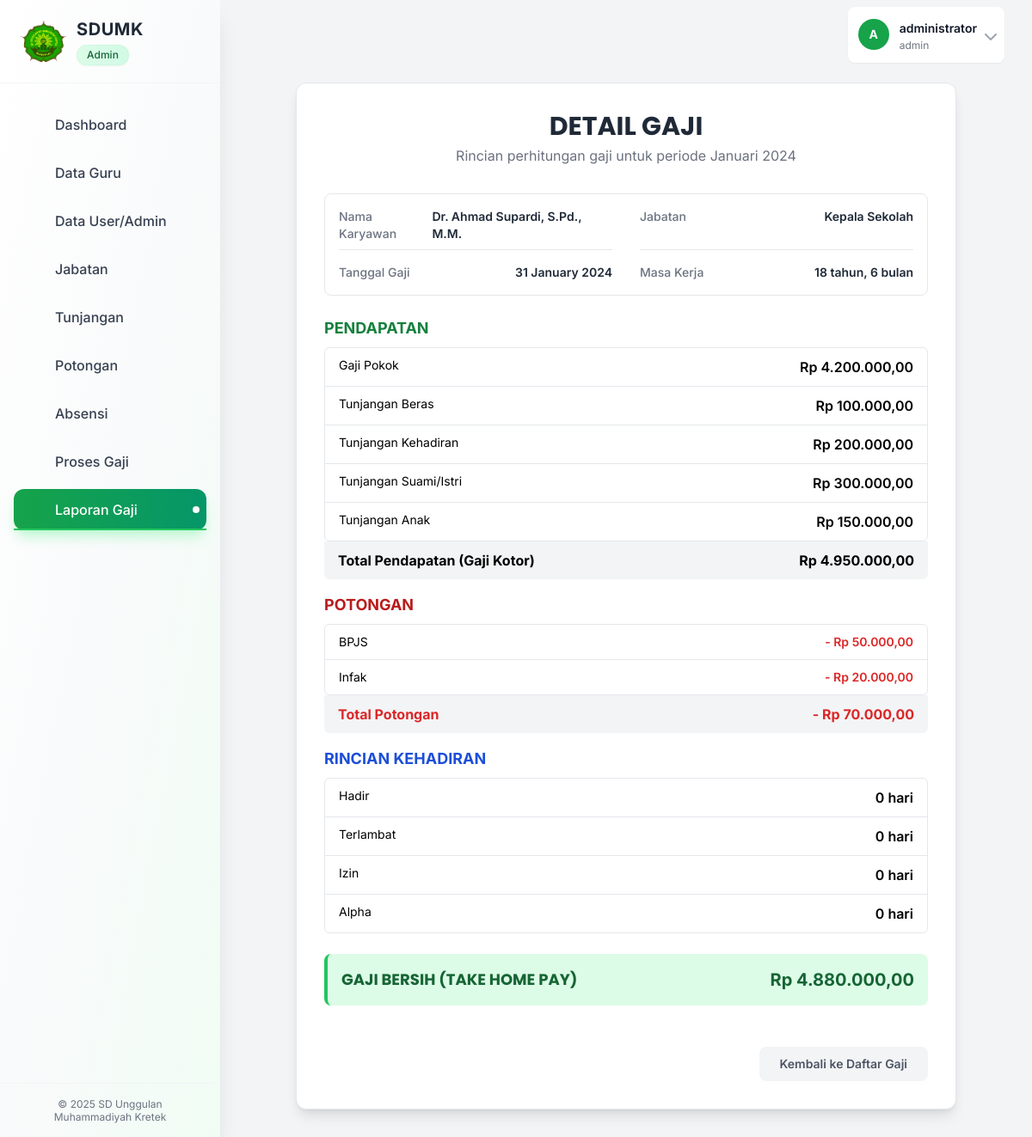
/pages/detail_gaji_guru.php?id=PG001 (signed in), run on the app's committed database.
### tables this page shows
CREATE TABLE Penggajian (
    id_penggajian VARCHAR(20) NOT NULL PRIMARY KEY,
    no_slip_gaji VARCHAR(20) NULL,
    id_guru VARCHAR(10) NOT NULL,
    masa_kerja INT DEFAULT 0,
    gaji_pokok DECIMAL(15,2) DEFAULT 0,
    tunjangan_beras DECIMAL(15,2) DEFAULT 0,
    tunjangan_kehadiran DECIMAL(15,2) DEFAULT 0,
    tunjangan_suami_istri DECIMAL(15,2) DEFAULT 0,
    tunjangan_anak DECIMAL(15,2) DEFAULT 0,
    potongan_bpjs DECIMAL(15,2) DEFAULT 0,
    infak DECIMAL(15,2) DEFAULT 0,
    gaji_kotor DECIMAL(15,2) DEFAULT 0,
    total_potongan DECIMAL(15,2) DEFAULT 0,
    gaji_bersih DECIMAL(15,2) DEFAULT 0,
    tgl_input DATE NOT NULL,
    bulan_penggajian VARCHAR(2) NOT NULL,
    created_at TIMESTAMP DEFAULT CURRENT_TIMESTAMP,
    updated_at TIMESTAMP DEFAULT CURRENT_TIMESTAMP ON UPDATE CURRENT_TIMESTAMP,
    FOREIGN KEY (id_guru) REFERENCES Guru(id_guru) ON DELETE CASCADE ON UPDATE CASCADE,
    UNIQUE KEY unique_guru_bulan_tahun_gaji (id_guru, bulan_penggajian, YEAR(tgl_input)),
    INDEX idx_bulan_penggajian (bulan_penggajian),
    INDEX idx_tgl_input (tgl_input)
);

CREATE TABLE Guru (
    id_guru VARCHAR(10) NOT NULL PRIMARY KEY,
    id_user VARCHAR(10) NULL,
    id_jabatan VARCHAR(10) NULL,
    nipm VARCHAR(20) NOT NULL UNIQUE,
    nama_guru VARCHAR(100) NOT NULL,
    tempat_lahir VARCHAR(50) NULL,
    tgl_lahir DATE NULL,
    jenis_kelamin ENUM('Laki-laki', 'Perempuan') NULL,
    agama VARCHAR(20) NULL,
    status_kawin ENUM('Belum Kawin', 'Kawin', 'Cerai') DEFAULT 'Belum Kawin',
    jml_anak INT DEFAULT 0,
    alamat TEXT NULL,
    no_hp VARCHAR(15) NULL,
    email VARCHAR(100) NULL,
    tgl_masuk DATE NOT NULL,
    foto VARCHAR(255) NULL,
    status_aktif ENUM('Aktif', 'Non-Aktif') DEFAULT 'Aktif',
    created_at TIMESTAMP DEFAULT CURRENT_TIMESTAMP,
    updated_at TIMESTAMP DEFAULT CURRENT_TIMESTAMP ON UPDATE CURRENT_TIMESTAMP,
    FOREIGN KEY (id_user) REFERENCES User(id_user) ON DELETE SET NULL ON UPDATE CASCADE,
    FOREIGN KEY (id_jabatan) REFERENCES Jabatan(id_jabatan) ON DELETE SET NULL ON UPDATE CASCADE,
    INDEX idx_nama_guru (nama_guru),
    INDEX idx_nipm (nipm),
    INDEX idx_status_aktif (status_aktif)
);

CREATE TABLE Jabatan (
    id_jabatan VARCHAR(10) NOT NULL PRIMARY KEY,
    nama_jabatan VARCHAR(100) NOT NULL,
    gaji_awal DECIMAL(15,2) NOT NULL DEFAULT 0,
    status_aktif ENUM('Aktif', 'Non-Aktif') DEFAULT 'Aktif',
    created_at TIMESTAMP DEFAULT CURRENT_TIMESTAMP,
    updated_at TIMESTAMP DEFAULT CURRENT_TIMESTAMP ON UPDATE CURRENT_TIMESTAMP,
    INDEX idx_nama_jabatan (nama_jabatan)
);

### includes/functions.php (called while the page is built, shortened)
<?php
function e($string)
{
    return htmlspecialchars($string ?? '', ENT_QUOTES, 'UTF-8');
}

### pages/detail_gaji_guru.php (the view, shortened to what this page needs)
<?php
require_once __DIR__ . '/../includes/functions.php';
$conn = db_connect();
$id_gaji = $_GET['id'] ?? null;
$stmt_gaji = $conn->prepare(
    "SELECT p.*, g.nama_guru, g.nipm, j.nama_jabatan, g.tgl_masuk
     FROM Penggajian p
     JOIN Guru g ON p.id_guru = g.id_guru
     JOIN Jabatan j ON g.id_jabatan = j.id_jabatan
     WHERE p.id_penggajian = ?"
);
$stmt_gaji->bind_param("i", $id_gaji);
$stmt_gaji->execute();
$gaji_data = $stmt_gaji->get_result()->fetch_assoc();
$bulan_gaji = $gaji_data['bulan_penggajian'];
$tahun_gaji = date('Y', strtotime($gaji_data['tgl_input']));
$stmt_presensi = $conn->prepare("SELECT jml_hadir, jml_terlambat, jml_izin, jml_alfa FROM Rekap_Kehadiran WHERE id_guru = ? AND bulan = ? AND tahun = ?");
$stmt_presensi->bind_param('sss', $gaji_data['id_guru'], $bulan_gaji, $tahun_gaji);
$stmt_presensi->execute();
$presensi_data = $stmt_presensi->get_result()->fetch_assoc();
if (!$presensi_data) {
    $presensi_data = ['jml_hadir' => 0, 'jml_terlambat' => 0, 'jml_izin' => 0, 'jml_alfa' => 0];
}
$gaji_pokok = $gaji_data['gaji_pokok'] ?? 0;
$tgl_awal_kerja = new DateTime($gaji_data['tgl_masuk']);
$tgl_gaji = new DateTime($gaji_data['tgl_input']);
$masa_kerja_text = $tgl_gaji->diff($tgl_awal_kerja)->format('%y tahun, %m bulan');
$bulan_list = [
    '01' => 'Januari', '02' => 'Februari', '03' => 'Maret', '04' => 'April',
    '05' => 'Mei', '06' => 'Juni', '07' => 'Juli', '08' => 'Agustus',
    '09' => 'September', '10' => 'Oktober', '11' => 'November', '12' => 'Desember'
];
$bulan_text = $bulan_list[$bulan_gaji] ?? '';
require_once __DIR__ . '/../includes/header.php';
?>
<div class="bg-white p-8 rounded-xl shadow-lg max-w-3xl mx-auto border border-gray-200">
    <div class="text-center mb-8">
        <h2 class="text-3xl font-bold font-poppins text-gray-800">DETAIL GAJI</h2>
        <p class="text-gray-500 mt-1">Rincian perhitungan gaji untuk periode <?= e($bulan_text . ' ' . $tahun_gaji) ?></p>
    </div>
    <div class="space-y-6">
        <div class="grid grid-cols-1 md:grid-cols-2 gap-x-8 gap-y-4 border border-gray-200 rounded-lg p-4">
            <div class="flex justify-between border-b pb-2"><span class="text-sm font-medium text-gray-500">Nama Karyawan</span><span class="text-sm font-semibold text-gray-800"><?= e($gaji_data['nama_guru']) ?></span></div>
            <div class="flex justify-between border-b pb-2"><span class="text-sm font-medium text-gray-500">Jabatan</span><span class="text-sm font-semibold text-gray-800"><?= e($gaji_data['nama_jabatan']) ?></span></div>
            <div class="flex justify-between"><span class="text-sm font-medium text-gray-500">Tanggal Gaji</span><span class="text-sm font-semibold text-gray-800"><?= date('d F Y', strtotime($gaji_data['tgl_input'])) ?></span></div>
            <div class="flex justify-between"><span class="text-sm font-medium text-gray-500">Masa Kerja</span><span class="text-sm font-semibold text-gray-800"><?= e($masa_kerja_text) ?></span></div>
        </div>
        <div class="space-y-4">
            <div>
                <h3 class="font-bold text-lg text-green-700 mb-2">PENDAPATAN</h3>
                <div class="border rounded-md">
                    <div class="flex justify-between py-2.5 px-4 border-b"><span class="text-sm">Gaji Pokok</span><span class="font-semibold">Rp <?= number_format($gaji_pokok, 2, ',', '.') ?></span></div>
                    <div class="flex justify-between py-2.5 px-4 border-b"><span class="text-sm">Tunjangan Beras</span><span class="font-semibold">Rp <?= number_format($gaji_data['tunjangan_beras'] ?? 0, 2, ',', '.') ?></span></div>
                    <div class="flex justify-between py-2.5 px-4 border-b"><span class="text-sm">Tunjangan Kehadiran</span><span class="font-semibold">Rp <?= number_format($gaji_data['tunjangan_kehadiran'] ?? 0, 2, ',', '.') ?></span></div>
                    <div class="flex justify-between py-2.5 px-4 border-b"><span class="text-sm">Tunjangan Suami/Istri</span><span class="font-semibold">Rp <?= number_format($gaji_data['tunjangan_suami_istri'] ?? 0, 2, ',', '.') ?></span></div>
                    <div class="flex justify-between py-2.5 px-4"><span class="text-sm">Tunjangan Anak</span><span class="font-semibold">Rp <?= number_format($gaji_data['tunjangan_anak'] ?? 0, 2, ',', '.') ?></span></div>
                </div>
                <div class="flex justify-between py-2.5 px-4 bg-gray-100 rounded-b-md font-bold"><span>Total Pendapatan (Gaji Kotor)</span><span>Rp <?= number_format($gaji_data['gaji_kotor'] ?? 0, 2, ',', '.') ?></span></div>
            </div>
            <div>
                <h3 class="font-bold text-lg text-red-700 mb-2">POTONGAN</h3>
                <div class="border rounded-md">
                    <div class="flex justify-between py-2.5 px-4 border-b"><span class="text-sm">BPJS</span><span class="text-sm font-semibold text-red-600">- Rp <?= number_format($gaji_data['potongan_bpjs'] ?? 0, 2, ',', '.') ?></span></div>
                    <div class="flex justify-between py-2.5 px-4"><span class="text-sm">Infak</span><span class="text-sm font-semibold text-red-600">- Rp <?= number_format($gaji_data['infak'] ?? 0, 2, ',', '.') ?></span></div>
                </div>
                <div class="flex justify-between py-2.5 px-4 bg-gray-100 rounded-b-md font-bold"><span class="text-red-600">Total Potongan</span><span class="text-red-600">- Rp <?= number_format($gaji_data['total_potongan'] ?? 0, 2, ',', '.') ?></span></div>
            </div>
            <div>
                <h3 class="font-bold text-lg text-blue-700 mb-2">RINCIAN KEHADIRAN</h3>
                <div class="border rounded-md divide-y">
                    <div class="flex justify-between py-2.5 px-4"><span class="text-sm">Hadir</span><span class="font-semibold"><?= e($presensi_data['jml_hadir'] ?? 0) ?> hari</span></div>
                    <div class="flex justify-between py-2.5 px-4"><span class="text-sm">Terlambat</span><span class="font-semibold"><?= e($presensi_data['jml_terlambat'] ?? 0) ?> hari</span></div>
                    <div class="flex justify-between py-2.5 px-4"><span class="text-sm">Izin</span><span class="font-semibold"><?= e($presensi_data['jml_izin'] ?? 0) ?> hari</span></div>
                    <div class="flex justify-between py-2.5 px-4"><span class="text-sm">Alpha</span><span class="font-semibold"><?= e($presensi_data['jml_alfa'] ?? 0) ?> hari</span></div>
                </div>
            </div>
        </div>
        <div class="bg-green-100 border-l-4 border-green-500 text-green-800 p-4 rounded-lg flex justify-between items-center mt-6">
            <span class="text-lg font-bold font-poppins">GAJI BERSIH (TAKE HOME PAY)</span>
            <span class="text-xl font-bold">Rp <?= number_format($gaji_data['gaji_bersih'] ?? 0, 2, ',', '.') ?></span>
        </div>
        <div class="flex items-center justify-end pt-6">
            <a href="laporan_admin.php" class="px-6 py-2.5 rounded-lg text-gray-600 bg-gray-100 hover:bg-gray-200 font-semibold text-sm transition-colors">Kembali ke Daftar Gaji</a>
        </div>
    </div>
</div>

### includes/header.php (style rules this page uses)
body { font-family: 'Inter', sans-serif; }
.font-poppins { font-family: 'Poppins', sans-serif; }

### data on the page
penggajian: bulan_penggajian+tgl_input "Januari 2024", id_guru.nama_guru "Dr. Ahmad Supardi, S.Pd., M.M.", jabatan.nama_jabatan "Kepala Sekolah", tgl_input "31 January 2024", tgl_input.tgl_masuk "18 tahun, 6 bulan", gaji_pokok "4.200.000,00", tunjangan_beras "100.000,00", tunjangan_kehadiran "200.000,00", tunjangan_suami_istri "300.000,00", tunjangan_anak "150.000,00", gaji_kotor "4.950.000,00", potongan_bpjs "50.000,00", infak "20.000,00", total_potongan "70.000,00", gaji_bersih "4.880.000,00"

### other printed values
str_replace('_', ' ', $user_role) "Admin"
$item['name'] "Dashboard"
$item['name'] "Data Guru"
$item['name'] "Data User/Admin"
$item['name'] "Jabatan"
$item['name'] "Tunjangan"
$item['name'] "Potongan"
$item['name'] "Absensi"
$item['name'] "Proses Gaji"
$item['name'] "Laporan Gaji"
substr($current_user_name, 0, 1) "A"
$current_user_name "administrator"
$current_user_level "admin"
$presensi_data['jml_hadir'] "0"
$presensi_data['jml_terlambat'] "0"
